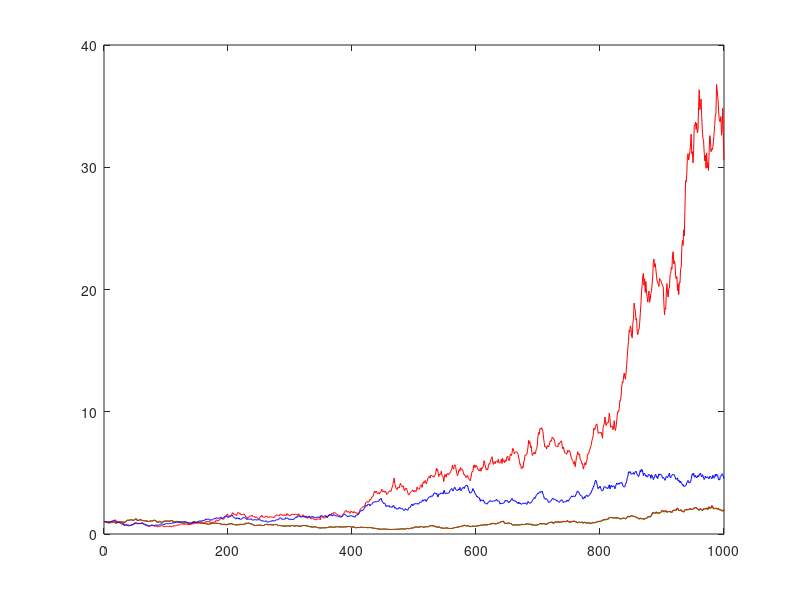

The MATLAB script that drew this image: (Note: this script raises an error after producing the figure.)
%We want to solve the equation:
%dx/x=mu dt + sigma dW
%where dW is a Wiener process, dW/dt=n, where n~N(0,1).

N=1000;
mu=0.001;
sigma=1/sqrt(N);

t = (0:1:N)';                     % t is the column vector [0 1 2 ... N]

Y=randn(N,1);
W = [0; cumsum(Y)];               % S is the running sum of N(0,1) variables

%exact solution to the stochastic equation
plot(t,exp( (mu-sigma^2/2)*t + sigma*W) )

hold on

%We solve the stochastic equation by using a Euler-like method
S(1)=1;
for i=1:N
    S(i+1)=S(i)*(1+mu) + sigma*S(i)*Y(i);
end

plot(t,S,'g')

%We solve the stochastic equation by using a Runge Kutta-like method
S(1)=1;
for i=1:N
    G      = S(i) + mu * S(i) + sigma * S(i);
    S(i+1) = S(i) + mu * S(i) + sigma * S(i) * Y(i) + 0.5 * sigma * (G-S(i)) * (Y(i).^2 - 1);
end

plot(t,S,'r')

%------------------------------------------------------------------------

N = 1000;
t = (0:1:N)';

Y1 = randn(N,1);
Y2 = randn(N,1);

mu1   = 0.0025;
mu2   = 0.002;
sigma = 1/sqrt(N);
J     = 1;

%We solve the stochastic equation by using a Euler-like method
S1(1)=1;
S1(2)=S1(1)*(1+mu1) + sigma*S1(1)*Y1(1);
S2(1)=1;
S2(2)=S2(1)*(1+mu2) + sigma*S2(1)*Y2(1);

for i=1:N-1
    S1(i+2)=S1(i+1)*(1+mu1) + sigma*S1(i+1)*Y1(i+1) + J * (S2(i+1)-S2(i));
    S2(i+2)=S2(i+1)*(1+mu2) + sigma*S2(i+1)*Y2(i+1);
end

plot(t,S1,'r')
hold on
plot(t,S2,'b')

TS=[S1;S2];
m=2;
delta=1;
step=1;

v_j=2;
v_i=1;
STE
TE

v_j=1;
v_i=2;
STE
TE

%----------------------------------------------------------------------

